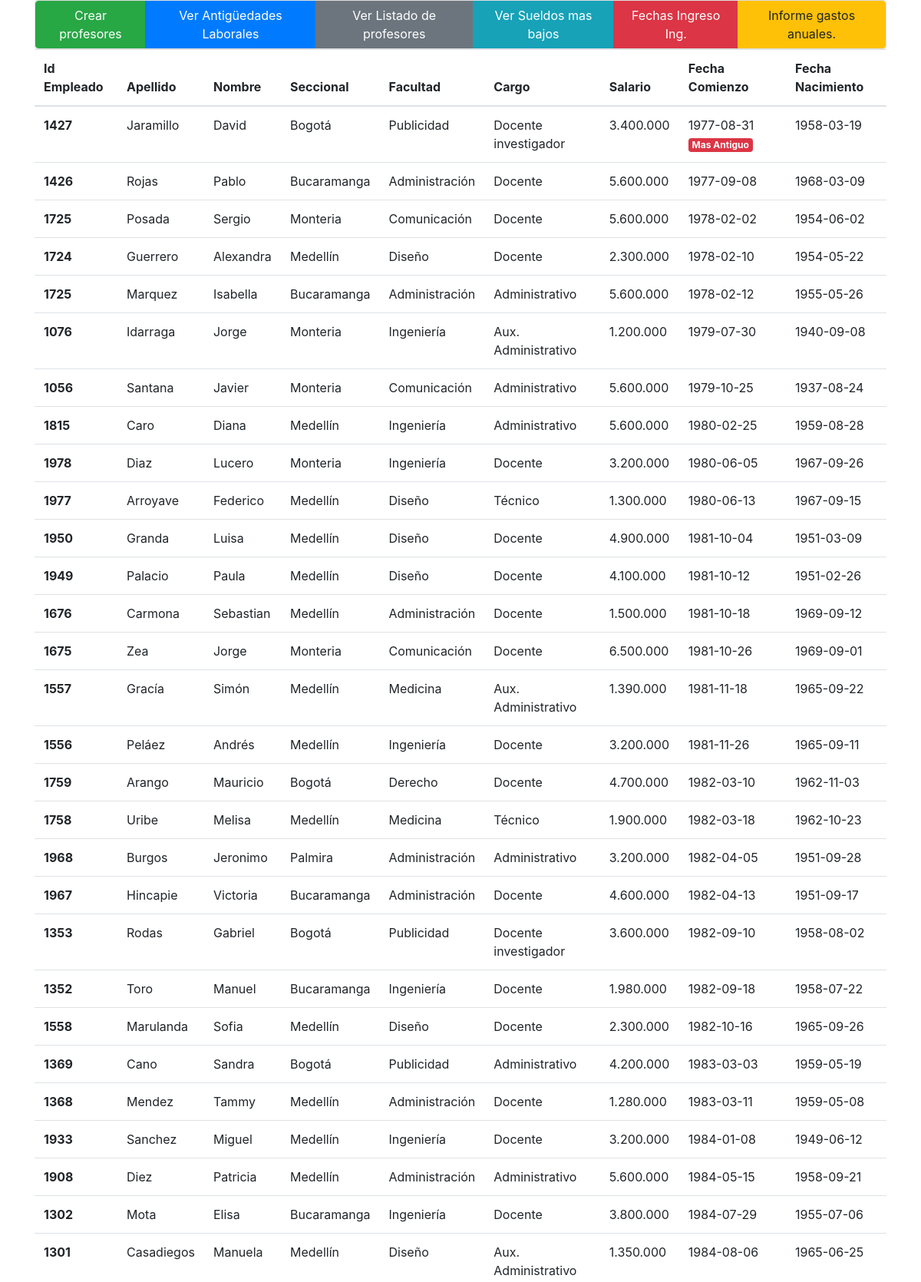
Page /vista/antiguedad.php (upper part) on the committed database.
### tables this page shows
CREATE TABLE `profesores` (
  `id` int(11) NOT NULL,
  `id_empleado` int(11) NOT NULL,
  `apellido` varchar(255) NOT NULL,
  `nombre` varchar(255) NOT NULL,
  `seccional` varchar(40) NOT NULL,
  `facultad` varchar(40) NOT NULL,
  `cargo` varchar(40) NOT NULL,
  `salario` int(20) NOT NULL,
  `fecha_comienzo` date NOT NULL,
  `fecha_nacimiento` date NOT NULL
);

### modelo/conexion.php (called while the page is built)
<?php
class Conexion
{
	static public function conectar(){
		$link = new PDO("mysql:host=localhost;dbname=profesores","root","martin07081988");
		$link->exec("set names utf8");
		$link->setAttribute(PDO::ATTR_ERRMODE, PDO::ERRMODE_EXCEPTION);
		return $link;
	}
}

### modelo/profesores.model.php (called while the page is built, shortened)
<?php
	require_once 'conexion.php';
	class ProfesorModel	{
		static public function mdlListarAntiguedadesProfesores(){
			try {
				$stmt = Conexion::conectar()->prepare("SELECT * from profesores ORDER BY fecha_comienzo ASC");
				$stmt->execute();
				$retorno = $stmt->fetchAll(PDO::FETCH_ASSOC);
			} catch (PDOException $e) {
				$error  = $e->getMessage();
			}
			if (isset($error)) {
				return $error;
			} else {
				return $retorno;
			}
		}
	}
?>

### controlador/profesor.controller.php (called while the page is built, shortened)
<?php
	class ProfesoresController
	{
		static public function ctrListarAntiguedades(){
			$antiguedades = ProfesorModel::mdlListarAntiguedadesProfesores();
			return $antiguedades;
		}
	}
?>

### vista/antiguedad.php (the view, shortened to what this page needs)
<?php
  $antiguedades = ProfesoresController::ctrListarAntiguedades();
  $i = 0;
?>
<!DOCTYPE html>
<html lang="en">
<head>
  <link rel="stylesheet" href="https://cdn.jsdelivr.net/npm/bootstrap@4.6.1/dist/css/bootstrap.min.css">
</head>
<body>
  <div class="container">
    <?php include 'menu.php'; ?>
    <table class="table">
      <thead>
        <tr>
          <th scope="col">Id Empleado</th>
          <th scope="col">Apellido</th>
          <th scope="col">Nombre</th>
          <th scope="col">Seccional</th>
          <th scope="col">Facultad</th>
          <th scope="col">Cargo</th>
          <th scope="col">Salario</th>
          <th scope="col">Fecha Comienzo</th>
          <th scope="col">Fecha Nacimiento</th>
        </tr>
      </thead>
      <tbody>
        <?php foreach ($antiguedades as $val): ?>
          <tr>
            <th scope="row"><?= $val['id_empleado']?></th>
            <td><?= $val['apellido']?></td>
            <td><?= $val['nombre']?></td>
            <td><?= $val['seccional']?></td>
            <td><?= $val['facultad']?></td>
            <td><?= $val['cargo']?></td>
            <td><?= number_format($val['salario'],0,',','.')?></td>
            <td>
              <?= $val['fecha_comienzo']?>
              <?php if ($i==0): ?>
                <span class="badge badge-danger">Mas Antiguo</span>
              <?php endif ?>
            </td>
            <td><?= $val['fecha_nacimiento']?></td>
          </tr>
        <?php  $i++; endforeach ?>
      </tbody>
    </table>
  </div>
</body>
</html>

### vista/menu.php
<div class="card">
      <div class="btn-group">
        <a href="/" class="btn btn-success">Crear profesores</a>
        <a href="/index.php?ruta=antiguedad" class="btn btn-primary">Ver Antigüedades Laborales</a>
        <a href="/index.php?ruta=listado" class="btn btn-secondary">Ver Listado de profesores</a>
        <a href="/index.php?ruta=sueldomasbajo" class="btn btn-info">Ver Sueldos mas bajos</a>
        <a href="" class="btn btn-danger">Fechas Ingreso Ing.</a>
        <a href="" class="btn btn-warning">Informe gastos anuales.</a>
      </div>
    </div>

### rows in the picture
profesores: id_empleado "1427", apellido "Jaramillo", nombre "David", seccional "Bogotá", facultad "Publicidad", cargo "Docente investigador", salario "3.400.000", fecha_comienzo "1977-08-31", shows "Mas Antiguo", fecha_nacimiento "1958-03-19"
profesores: id_empleado "1426", apellido "Rojas", nombre "Pablo", seccional "Bucaramanga", facultad "Administración", cargo "Docente", salario "5.600.000", fecha_comienzo "1977-09-08", fecha_nacimiento "1968-03-09"
profesores: id_empleado "1725", apellido "Posada", nombre "Sergio", seccional "Monteria", facultad "Comunicación", cargo "Docente", salario "5.600.000", fecha_comienzo "1978-02-02", fecha_nacimiento "1954-06-02"
profesores: id_empleado "1724", apellido "Guerrero", nombre "Alexandra", seccional "Medellín", facultad "Diseño", cargo "Docente", salario "2.300.000", fecha_comienzo "1978-02-10", fecha_nacimiento "1954-05-22"
profesores: id_empleado "1725", apellido "Marquez", nombre "Isabella", seccional "Bucaramanga", facultad "Administración", cargo "Administrativo", salario "5.600.000", fecha_comienzo "1978-02-12", fecha_nacimiento "1955-05-26"
profesores: id_empleado "1076", apellido "Idarraga", nombre "Jorge", seccional "Monteria", facultad "Ingeniería", cargo "Aux. Administrativo", salario "1.200.000", fecha_comienzo "1979-07-30", fecha_nacimiento "1940-09-08"
profesores: id_empleado "1056", apellido "Santana", nombre "Javier", seccional "Monteria", facultad "Comunicación", cargo "Administrativo", salario "5.600.000", fecha_comienzo "1979-10-25", fecha_nacimiento "1937-08-24"
profesores: id_empleado "1815", apellido "Caro", nombre "Diana", seccional "Medellín", facultad "Ingeniería", cargo "Administrativo", salario "5.600.000", fecha_comienzo "1980-02-25", fecha_nacimiento "1959-08-28"
profesores: id_empleado "1978", apellido "Diaz", nombre "Lucero", seccional "Monteria", facultad "Ingeniería", cargo "Docente", salario "3.200.000", fecha_comienzo "1980-06-05", fecha_nacimiento "1967-09-26"
profesores: id_empleado "1977", apellido "Arroyave", nombre "Federico", seccional "Medellín", facultad "Diseño", cargo "Técnico", salario "1.300.000", fecha_comienzo "1980-06-13", fecha_nacimiento "1967-09-15"
profesores: id_empleado "1950", apellido "Granda", nombre "Luisa", seccional "Medellín", facultad "Diseño", cargo "Docente", salario "4.900.000", fecha_comienzo "1981-10-04", fecha_nacimiento "1951-03-09"
profesores: id_empleado "1949", apellido "Palacio", nombre "Paula", seccional "Medellín", facultad "Diseño", cargo "Docente", salario "4.100.000", fecha_comienzo "1981-10-12", fecha_nacimiento "1951-02-26"
profesores: id_empleado "1676", apellido "Carmona", nombre "Sebastian", seccional "Medellín", facultad "Administración", cargo "Docente", salario "1.500.000", fecha_comienzo "1981-10-18", fecha_nacimiento "1969-09-12"
profesores: id_empleado "1675", apellido "Zea", nombre "Jorge", seccional "Monteria", facultad "Comunicación", cargo "Docente", salario "6.500.000", fecha_comienzo "1981-10-26", fecha_nacimiento "1969-09-01"
profesores: id_empleado "1557", apellido "Gracía", nombre "Simón", seccional "Medellín", facultad "Medicina", cargo "Aux. Administrativo", salario "1.390.000", fecha_comienzo "1981-11-18", fecha_nacimiento "1965-09-22"
profesores: id_empleado "1556", apellido "Peláez", nombre "Andrés", seccional "Medellín", facultad "Ingeniería", cargo "Docente", salario "3.200.000", fecha_comienzo "1981-11-26", fecha_nacimiento "1965-09-11"
profesores: id_empleado "1759", apellido "Arango", nombre "Mauricio", seccional "Bogotá", facultad "Derecho", cargo "Docente", salario "4.700.000", fecha_comienzo "1982-03-10", fecha_nacimiento "1962-11-03"
profesores: id_empleado "1758", apellido "Uribe", nombre "Melisa", seccional "Medellín", facultad "Medicina", cargo "Técnico", salario "1.900.000", fecha_comienzo "1982-03-18", fecha_nacimiento "1962-10-23"
profesores: id_empleado "1968", apellido "Burgos", nombre "Jeronimo", seccional "Palmira", facultad "Administración", cargo "Administrativo", salario "3.200.000", fecha_comienzo "1982-04-05", fecha_nacimiento "1951-09-28"
profesores: id_empleado "1967", apellido "Hincapie", nombre "Victoria", seccional "Bucaramanga", facultad "Administración", cargo "Docente", salario "4.600.000", fecha_comienzo "1982-04-13", fecha_nacimiento "1951-09-17"
profesores: id_empleado "1353", apellido "Rodas", nombre "Gabriel", seccional "Bogotá", facultad "Publicidad", cargo "Docente investigador", salario "3.600.000", fecha_comienzo "1982-09-10", fecha_nacimiento "1958-08-02"
profesores: id_empleado "1352", apellido "Toro", nombre "Manuel", seccional "Bucaramanga", facultad "Ingeniería", cargo "Docente", salario "1.980.000", fecha_comienzo "1982-09-18", fecha_nacimiento "1958-07-22"
profesores: id_empleado "1558", apellido "Marulanda", nombre "Sofia", seccional "Medellín", facultad "Diseño", cargo "Docente", salario "2.300.000", fecha_comienzo "1982-10-16", fecha_nacimiento "1965-09-26"
profesores: id_empleado "1369", apellido "Cano", nombre "Sandra", seccional "Bogotá", facultad "Publicidad", cargo "Administrativo", salario "4.200.000", fecha_comienzo "1983-03-03", fecha_nacimiento "1959-05-19"
profesores: id_empleado "1368", apellido "Mendez", nombre "Tammy", seccional "Medellín", facultad "Administración", cargo "Docente", salario "1.280.000", fecha_comienzo "1983-03-11", fecha_nacimiento "1959-05-08"
profesores: id_empleado "1933", apellido "Sanchez", nombre "Miguel", seccional "Medellín", facultad "Ingeniería", cargo "Docente", salario "3.200.000", fecha_comienzo "1984-01-08", fecha_nacimiento "1949-06-12"
profesores: id_empleado "1908", apellido "Diez", nombre "Patricia", seccional "Medellín", facultad "Administración", cargo "Administrativo", salario "5.600.000", fecha_comienzo "1984-05-15", fecha_nacimiento "1958-09-21"
profesores: id_empleado "1302", apellido "Mota", nombre "Elisa", seccional "Bucaramanga", facultad "Ingeniería", cargo "Docente", salario "3.800.000", fecha_comienzo "1984-07-29", fecha_nacimiento "1955-07-06"
profesores: id_empleado "1301", apellido "Casadiegos", nombre "Manuela", seccional "Medellín", facultad "Diseño", cargo "Aux. Administrativo", salario "1.350.000", fecha_comienzo "1984-08-06", fecha_nacimiento "1965-06-25"
